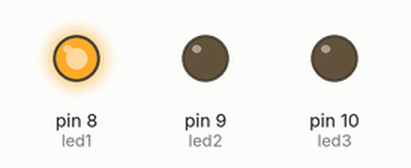
This sketch was run on a simulated Arduino Uno, built with avr-gcc and run on an emulated ATmega328P. Shown: output pins drawn as LEDs (lit = HIGH).

Above: at 0.1 s.
At 0.9 s:
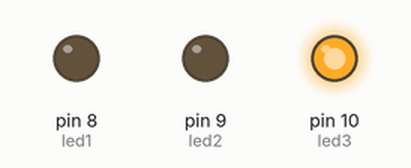
At 1.7 s:
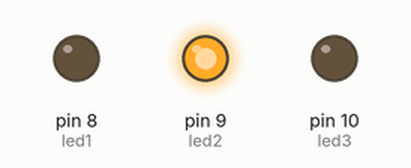
At 2.7 s:
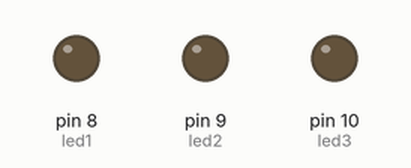
Timing chart, 0 to 3.0 s (numbered marks = the images above):
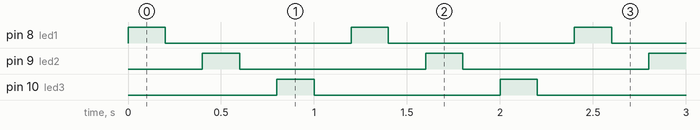

The sketch:

3.Multiple_LED.ino
```cpp
int led1 = 8;
int led2 = 9;
int led3 =10;


void setup() {
  // put your setup code here, to run once:
 pinMode(led1,OUTPUT);
 pinMode(led2,OUTPUT);
 pinMode(led3,OUTPUT);

}

void loop() {
  // put your main code here, to run repeatedly:
  digitalWrite(led1,HIGH);
  delay(200);
  digitalWrite(led1,LOW);
  delay(200);

  digitalWrite(led2,HIGH);
  delay(200);
  digitalWrite(led2,LOW);
  delay(200);

  digitalWrite(led3,HIGH);
  delay(200);
  digitalWrite(led3,LOW);
  delay(200);
}
```

Measured:
- by itself, pin 8 (led1), pin 9 (led2), pin 10 (led3): alternates HIGH for 0.20 s and LOW for 1.0 s
- by itself, everything shown: repeats every 1.2 s, in 6 steps
